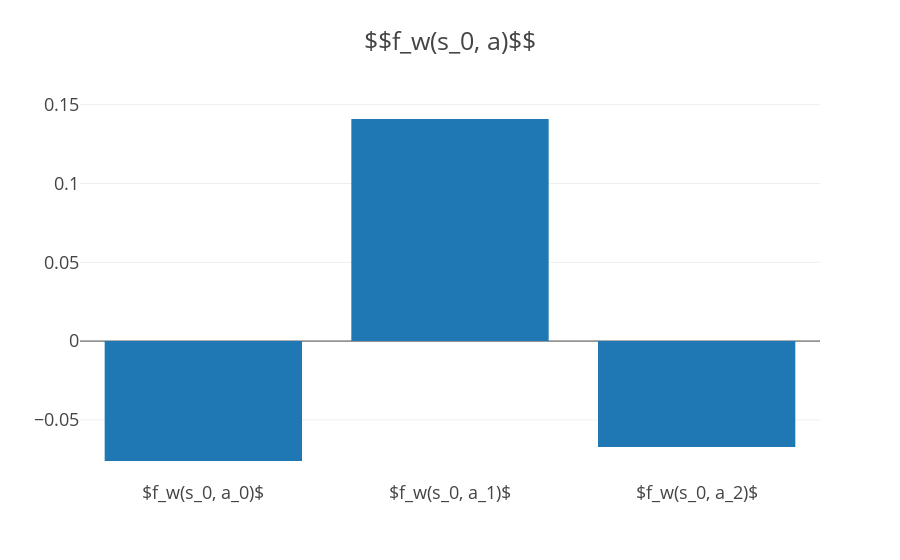

The cell this chart's notebook holds for it:
### Code cell
w = np.random.normal(0.5, 0.1, (6, 1))

def f(s, a):
    return np.dot(w.T, phi(s, a)) - np.dot(w.T, np.sum([ pi(s, b) * phi(s, b) for b in actions], axis=0))

results = []
for a in actions:
    result = f(states[0], a)
    print(result)
    results.append(result)
    
print('Sum:', np.sum(results))
print('Mean:', np.mean(results))

data = go.Bar(
    x=[f'$f_w(s_0, a_{i})$' for i, a in enumerate(actions)],
    y=np.array(results).squeeze()
)

layout = go.Layout(
    title='$$f_w(s_0, a)$$',
    template='presentation'
)

plotly.offline.iplot({
    "data": [data],
    "layout": layout
})

### Figure 1 — Plotly figure (JSON) as saved in the notebook; plotly's stock layout.template omitted (floating-point values rounded to 4 significant figures)
{"data": [{"type": "bar", "uid": "3e6254c3-45d5-4821-a6fd-81077dc47dd7", "x": ["$f_w(s_0, a_0)$", "$f_w(s_0, a_1)$", "$f_w(s_0, a_2)$"], "y": [-0.07609, 0.1409, -0.06724]}], "layout": {"autosize": true, "title": {"text": "$$f_w(s_0, a)$$"}, "xaxis": {"autorange": true, "range": [-0.5, 2.5], "type": "category"}, "yaxis": {"autorange": true, "range": [-0.08814, 0.153], "type": "linear"}}}
